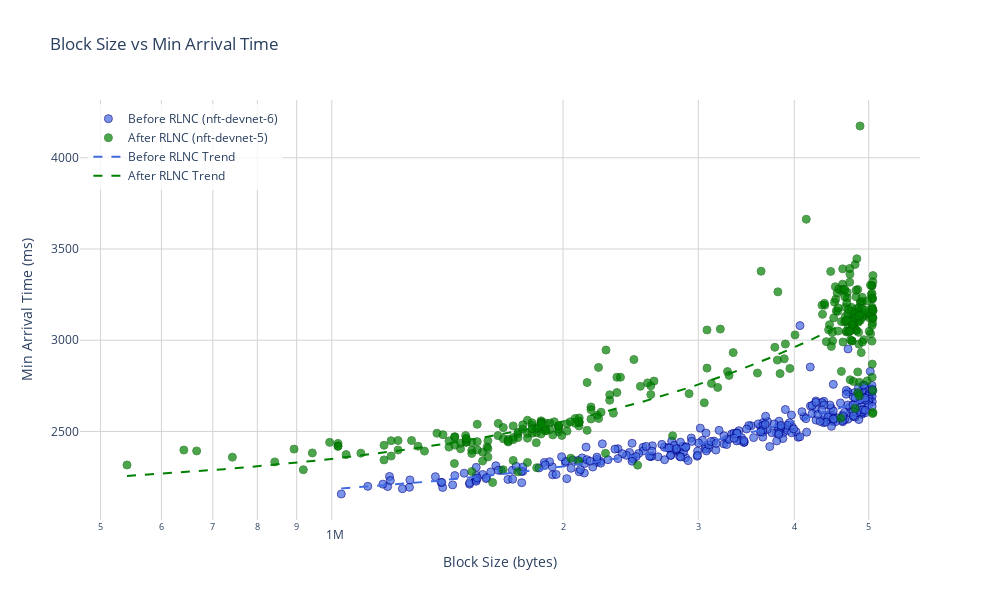
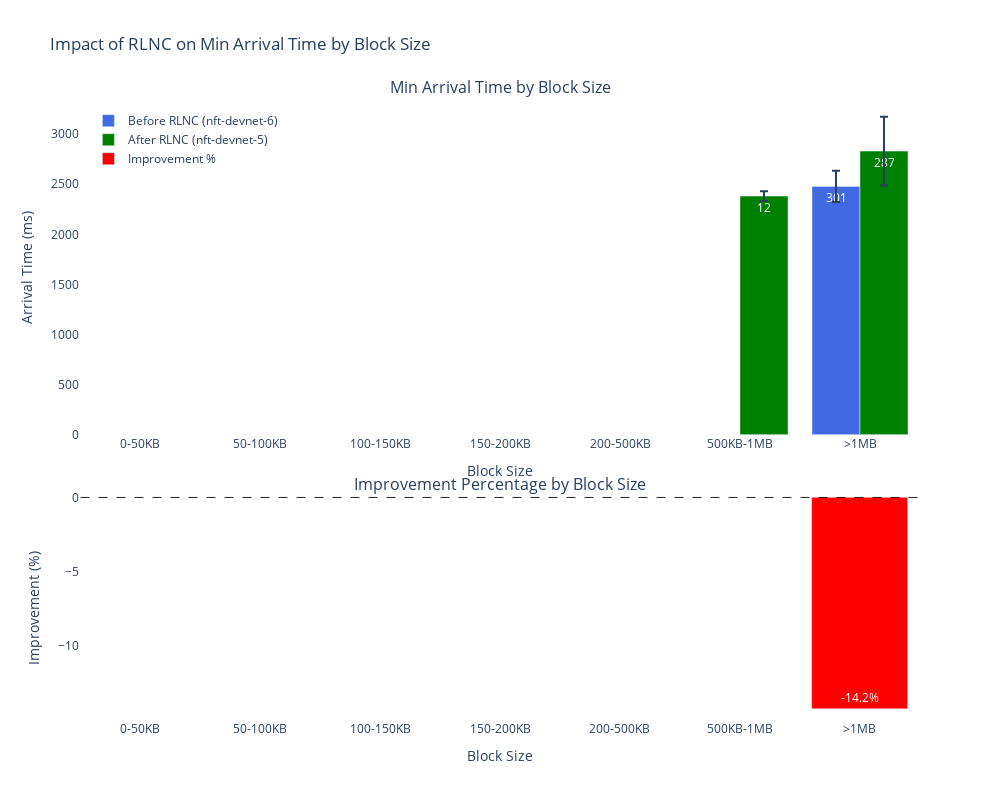
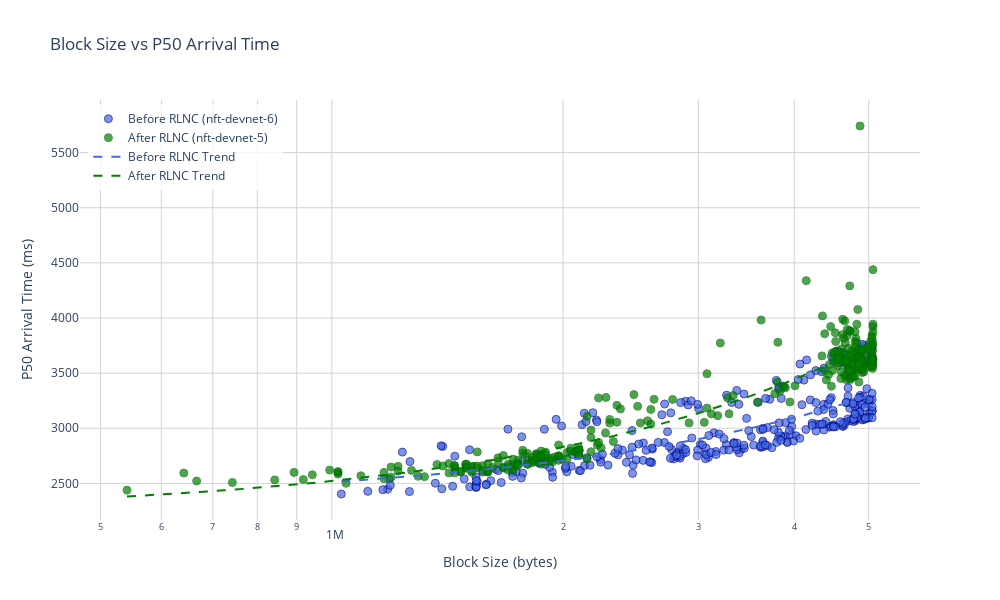
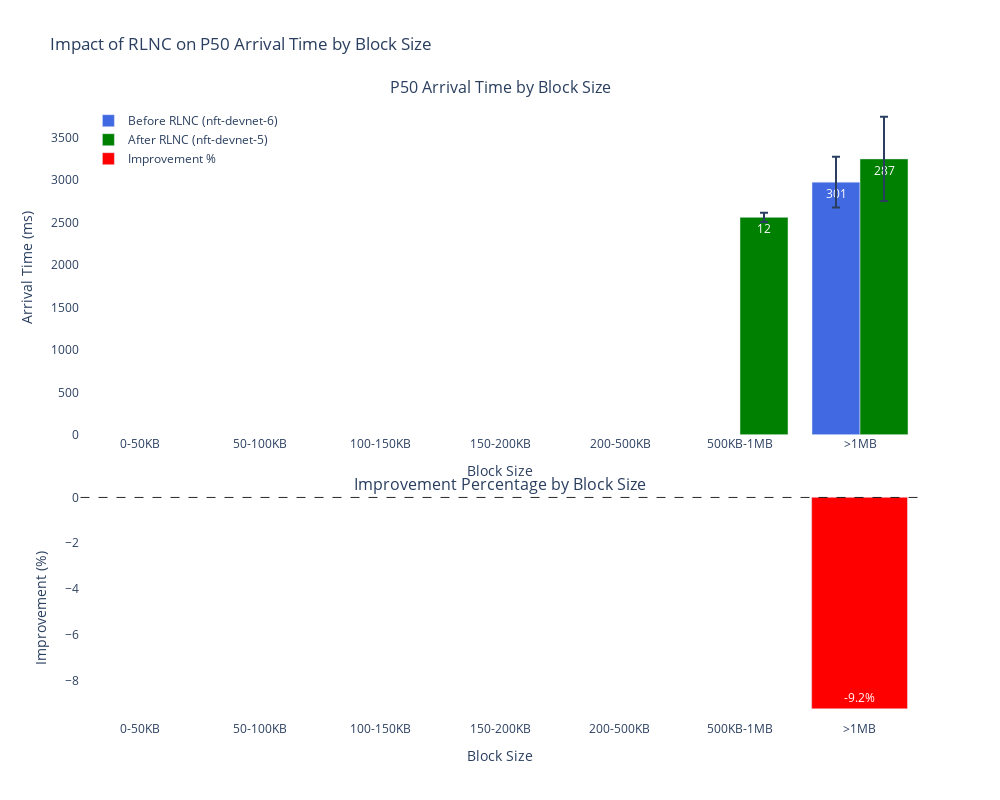

Notebook code cell kept with these figures, in order:
### Markdown cell above
## Block Size Analysis

Let's analyze how block size affects arrival times and if the RLNC implementation has a differential impact based on block size.

### Code cell
def create_block_size_scatter_plot(before_metrics, after_metrics, metric='p95_arrival_time'):
    """
    Create a scatter plot of block size vs arrival time.
    
    Args:
        before_metrics (DataFrame): Metrics for the before network
        after_metrics (DataFrame): Metrics for the after network
        metric (str): The metric to plot (e.g., 'p95_arrival_time')
        
    Returns:
        plotly.graph_objects.Figure: The plotly figure
    """
    # Create figure
    fig = go.Figure()
    
    # Add scatter plot for before network
    fig.add_trace(go.Scatter(
        x=before_metrics['block_total_bytes'],
        y=before_metrics[metric],
        mode='markers',
        name=f'Before RLNC ({config["before"]["network"]})',
        marker=dict(
            color='royalblue',
            size=8,
            opacity=0.7,
            line=dict(width=1, color='darkblue')
        ),
        hovertemplate='Slot: %{text}<br>Block Size: %{x} bytes<br>%{yaxis.title.text}: %{y:.1f}ms',
        text=before_metrics['slot']
    ))
    
    # Add scatter plot for after network
    fig.add_trace(go.Scatter(
        x=after_metrics['block_total_bytes'],
        y=after_metrics[metric],
        mode='markers',
        name=f'After RLNC ({config["after"]["network"]})',
        marker=dict(
            color='green',
            size=8,
            opacity=0.7,
            line=dict(width=1, color='darkgreen')
        ),
        hovertemplate='Slot: %{text}<br>Block Size: %{x} bytes<br>%{yaxis.title.text}: %{y:.1f}ms',
        text=after_metrics['slot']
    ))
    
    # Add trend lines
    if not before_metrics.empty and 'block_total_bytes' in before_metrics.columns:
        before_metrics_filtered = before_metrics.dropna(subset=['block_total_bytes', metric])
        if not before_metrics_filtered.empty:
            try:
                x = before_metrics_filtered['block_total_bytes']
                y = before_metrics_filtered[metric]
                z = np.polyfit(x, y, 1)
                p = np.poly1d(z)
                x_range = np.linspace(x.min(), x.max(), 100)
                
                fig.add_trace(go.Scatter(
                    x=x_range,
                    y=p(x_range),
                    mode='lines',
                    name='Before RLNC Trend',
                    line=dict(color='royalblue', dash='dash', width=2),
                    hoverinfo='skip'
                ))
            except:
                # Skip trendline if there's an error (e.g., not enough data)
                pass
    
    if not after_metrics.empty and 'block_total_bytes' in after_metrics.columns:
        after_metrics_filtered = after_metrics.dropna(subset=['block_total_bytes', metric])
        if not after_metrics_filtered.empty:
            try:
                x = after_metrics_filtered['block_total_bytes']
                y = after_metrics_filtered[metric]
                z = np.polyfit(x, y, 1)
                p = np.poly1d(z)
                x_range = np.linspace(x.min(), x.max(), 100)
                
                fig.add_trace(go.Scatter(
                    x=x_range,
                    y=p(x_range),
                    mode='lines',
                    name='After RLNC Trend',
                    line=dict(color='green', dash='dash', width=2),
                    hoverinfo='skip'
                ))
            except:
                # Skip trendline if there's an error
                pass
    
    # Update layout
    fig.update_layout(
        title=f"Block Size vs {metric.replace('_arrival_time', '').title()} Arrival Time",
        xaxis_title="Block Size (bytes)",
        yaxis_title=f"{metric.replace('_arrival_time', '').title()} Arrival Time (ms)",
        legend=dict(x=0.01, y=0.99, bgcolor='rgba(255,255,255,0.8)'),
        hovermode='closest',
        plot_bgcolor='white',
        height=600,
        width=1000,
        xaxis=dict(
            type='log',
            title_font=dict(size=14),
            gridcolor='lightgray'
        ),
        yaxis=dict(
            title_font=dict(size=14),
            gridcolor='lightgray'
        )
    )
    
    return fig

def create_block_size_bin_analysis(before_metrics, after_metrics, metric='p95_arrival_time'):
    """
    Create a bar chart comparing arrival times binned by block size ranges.
    
    Args:
        before_metrics (DataFrame): Metrics for the before network
        after_metrics (DataFrame): Metrics for the after network
        metric (str): The metric to plot
        
    Returns:
        plotly.graph_objects.Figure: The plotly figure
    """
    # Drop NaN values
    before_metrics = before_metrics.dropna(subset=['block_total_bytes'])
    after_metrics = after_metrics.dropna(subset=['block_total_bytes'])
    
    # Define block size bins (in KB to make it easier to read)
    bins = [0, 50*1024, 100*1024, 150*1024, 200*1024, 500*1024, 1000*1024, float('inf')]
    bin_labels = ['0-50KB', '50-100KB', '100-150KB', '150-200KB', '200-500KB', '500KB-1MB', '>1MB']
    
    # Add block size bin column
    before_metrics['block_size_bin'] = pd.cut(before_metrics['block_total_bytes'], 
                                             bins=bins, labels=bin_labels)
    after_metrics['block_size_bin'] = pd.cut(after_metrics['block_total_bytes'], 
                                            bins=bins, labels=bin_labels)
    
    # Group by block size bin
    before_by_bin = before_metrics.groupby('block_size_bin').agg({
        metric: ['mean', 'std', 'count']
    }).reset_index()
    
    before_by_bin.columns = ['block_size_bin', 'mean', 'std', 'count']
    
    after_by_bin = after_metrics.groupby('block_size_bin').agg({
        metric: ['mean', 'std', 'count']
    }).reset_index()
    
    after_by_bin.columns = ['block_size_bin', 'mean', 'std', 'count']
    
    # Merge the dataframes
    merged = pd.merge(before_by_bin, after_by_bin, on='block_size_bin', how='outer', suffixes=('_before', '_after'))
    
    # Calculate improvement
    merged['improvement'] = merged['mean_before'] - merged['mean_after']
    merged['improvement_pct'] = (merged['mean_before'] - merged['mean_after']) / merged['mean_before'] * 100
    
    # Create figure with subplots
    fig = make_subplots(rows=2, cols=1, 
                       subplot_titles=(
                           f"{metric.replace('_arrival_time', '').title()} Arrival Time by Block Size",
                           "Improvement Percentage by Block Size"
                       ),
                       row_heights=[0.6, 0.4],
                       vertical_spacing=0.1)
    
    # Add bar chart for mean arrival times
    fig.add_trace(
        go.Bar(
            x=merged['block_size_bin'],
            y=merged['mean_before'],
            name=f'Before RLNC ({config["before"]["network"]})',
            error_y=dict(type='data', array=merged['std_before'], visible=True),
            marker_color='royalblue',
            text=merged['count_before'],
            hovertemplate='Block Size: %{x}<br>Arrival Time: %{y:.1f}ms<br>Sample Size: %{text}'
        ),
        row=1, col=1
    )
    
    fig.add_trace(
        go.Bar(
            x=merged['block_size_bin'],
            y=merged['mean_after'],
            name=f'After RLNC ({config["after"]["network"]})',
            error_y=dict(type='data', array=merged['std_after'], visible=True),
            marker_color='green',
            text=merged['count_after'],
            hovertemplate='Block Size: %{x}<br>Arrival Time: %{y:.1f}ms<br>Sample Size: %{text}'
        ),
        row=1, col=1
    )
    
    # Add improvement percentage as bar chart in second subplot
    fig.add_trace(
        go.Bar(
            x=merged['block_size_bin'],
            y=merged['improvement_pct'],
            name='Improvement %',
            marker_color=['green' if x > 0 else 'red' for x in merged['improvement_pct']],
            text=[f"{x:.1f}%" for x in merged['improvement_pct']],
            textposition='auto',
            hovertemplate='Block Size: %{x}<br>Improvement: %{y:.1f}%'
        ),
        row=2, col=1
    )
    
    # Add zero line to second subplot
    fig.add_shape(
        type="line",
        x0=-0.5,
        y0=0,
        x1=len(bin_labels) - 0.5,
        y1=0,
        line=dict(color="black", width=1, dash="dash"),
        row=2, col=1
    )
    
    # Update layout
    fig.update_layout(
        title_text=f"Impact of RLNC on {metric.replace('_arrival_time', '').title()} Arrival Time by Block Size",
        xaxis=dict(title="Block Size", categoryorder='array', categoryarray=bin_labels),
        xaxis2=dict(title="Block Size", categoryorder='array', categoryarray=bin_labels),
        yaxis=dict(title="Arrival Time (ms)"),
        yaxis2=dict(title="Improvement (%)"),
        legend=dict(x=0.01, y=0.99, bgcolor='rgba(255,255,255,0.8)'),
        barmode='group',
        height=800,
        width=1000,
        plot_bgcolor='white'
    )
    
    return fig

# Create scatter plots for block size vs arrival time
metrics_to_analyze = ['min_arrival_time', 'p50_arrival_time', 'p95_arrival_time']
for metric in metrics_to_analyze:
    fig = create_block_size_scatter_plot(before_metrics, after_metrics, metric)
    fig.show()
    
    # Create binned analysis
    fig = create_block_size_bin_analysis(before_metrics, after_metrics, metric)
    fig.show()

### Figure 1 — Plotly figure (JSON) as saved in the notebook; plotly's stock layout.template omitted (floating-point values rounded to 4 significant figures; data arrays with more than 128 entries replaced by an {"elided": "..."} marker saying what was removed)
{"data": [{"hovertemplate": "Slot: %{text}<br>Block Size: %{x} bytes<br>%{yaxis.title.text}: %{y:.1f}ms", "marker": {"color": "royalblue", "line": {"color": "darkblue", "width": 1}, "opacity": 0.7, "size": 8}, "mode": "markers", "name": "Before RLNC (nft-devnet-6)", "text": {"elided": "301 int values"}, "type": "scatter", "x": {"elided": "301 int values"}, "y": {"elided": "301 int values"}}, {"hovertemplate": "Slot: %{text}<br>Block Size: %{x} bytes<br>%{yaxis.title.text}: %{y:.1f}ms", "marker": {"color": "green", "line": {"color": "darkgreen", "width": 1}, "opacity": 0.7, "size": 8}, "mode": "markers", "name": "After RLNC (nft-devnet-5)", "text": {"elided": "301 int values"}, "type": "scatter", "x": {"elided": "301 int values"}, "y": {"elided": "301 int values"}}, {"hoverinfo": "skip", "line": {"color": "royalblue", "dash": "dash", "width": 2}, "mode": "lines", "name": "Before RLNC Trend", "type": "scatter", "x": [1028827, 1069000.0, 1110000.0, 1151000.0, 1191000.0, 1232000.0, 1273000.0, 1313000.0, 1354000.0, 1395000.0, 1435000.0, 1476000.0, 1517000.0, 1557000.0, 1598000.0, 1639000.0, 1679000.0, 1720000.0, 1761000.0, 1801000.0, 1842000.0, 1883000.0, 1923000.0, 1964000.0, 2005000.0, 2045000.0, 2086000.0, 2126000.0, 2167000.0, 2208000.0, 2248000.0, 2289000.0, 2330000.0, 2370411, 2411000.0, 2452000.0, 2492000.0, 2533000.0, 2574000.0, 2614000.0, 2655000.0, 2696000.0, 2736000.0, 2777000.0, 2818000.0, 2858000.0, 2899000.0, 2940000.0, 2980000.0, 3021000.0, 3062000.0, 3102000.0, 3143000.0, 3183000.0, 3224000.0, 3265000.0, 3305000.0, 3346000.0, 3387000.0, 3427000.0, 3468000.0, 3509000.0, 3549000.0, 3590000.0, 3631000.0, 3671000.0, 3711995, 3753000.0, 3793000.0, 3834000.0, 3875000.0, 3915000.0, 3956000.0, 3997000.0, 4037000.0, 4078000.0, 4119000.0, 4159000.0, 4200000.0, 4240000.0, 4281000.0, 4322000.0, 4362000.0, 4403000.0, 4444000.0, 4484000.0, 4525000.0, 4566000.0, 4606000.0, 4647000.0, 4688000.0, 4728000.0, 4769000.0, 4810000.0, 4850000.0, 4891000.0, 4932000.0, 4972000.0, 5013000.0, 5053579], "y": [2187.0, 2192.0, 2197.0, 2202.0, 2207.0, 2212.0, 2217.0, 2222.0, 2227.0, 2232.0, 2238.0, 2243.0, 2248.0, 2253.0, 2258.0, 2263.0, 2268.0, 2273.0, 2278.0, 2283.0, 2288.0, 2293.0, 2298.0, 2303.0, 2308.0, 2313.0, 2318.0, 2323.0, 2328.0, 2333.0, 2338.0, 2343.0, 2348.0, 2353.0, 2358.0, 2363.0, 2368.0, 2374.0, 2379.0, 2384.0, 2389.0, 2394.0, 2399.0, 2404.0, 2409.0, 2414.0, 2419.0, 2424.0, 2429.0, 2434.0, 2439.0, 2444.0, 2449.0, 2454.0, 2459.0, 2464.0, 2469.0, 2474.0, 2479.0, 2484.0, 2489.0, 2494.0, 2499.0, 2505.0, 2510.0, 2515.0, 2520.0, 2525.0, 2530.0, 2535.0, 2540.0, 2545.0, 2550.0, 2555.0, 2560.0, 2565.0, 2570.0, 2575.0, 2580.0, 2585.0, 2590.0, 2595.0, 2600.0, 2605.0, 2610.0, 2615.0, 2620.0, 2625.0, 2630.0, 2636.0, 2641.0, 2646.0, 2651.0, 2656.0, 2661.0, 2666.0, 2671.0, 2676.0, 2681.0, 2686.0]}, {"hoverinfo": "skip", "line": {"color": "green", "dash": "dash", "width": 2}, "mode": "lines", "name": "After RLNC Trend", "type": "scatter", "x": [541221, 586900.0, 632600.0, 678300.0, 724000.0, 769700.0, 815400.0, 861000.0, 906700.0, 952400.0, 998100.0, 1044000.0, 1089000.0, 1135000.0, 1181000.0, 1227000.0, 1272000.0, 1318000.0, 1364000.0, 1409000.0, 1455000.0, 1501000.0, 1546000.0, 1592000.0, 1638000.0, 1683000.0, 1729000.0, 1775000.0, 1821000.0, 1866000.0, 1912000.0, 1958000.0, 2003000.0, 2049000.0, 2095000.0, 2140000.0, 2186000.0, 2232000.0, 2277000.0, 2323000.0, 2369000.0, 2414000.0, 2460000.0, 2506000.0, 2552000.0, 2597000.0, 2643000.0, 2689000.0, 2734000.0, 2780000.0, 2826000.0, 2871000.0, 2917000.0, 2963000.0, 3008000.0, 3054000.0, 3100000.0, 3146000.0, 3191000.0, 3237000.0, 3283000.0, 3328000.0, 3374000.0, 3420000.0, 3465000.0, 3511000.0, 3557000.0, 3602000.0, 3648000.0, 3694000.0, 3739000.0, 3785000.0, 3831000.0, 3877000.0, 3922000.0, 3968000.0, 4014000.0, 4059000.0, 4105000.0, 4151000.0, 4196000.0, 4242000.0, 4288000.0, 4333000.0, 4379000.0, 4425000.0, 4470000.0, 4516000.0, 4562000.0, 4608000.0, 4653000.0, 4699000.0, 4745000.0, 4790000.0, 4836000.0, 4882000.0, 4927000.0, 4973000.0, 5019000.0, 5064460], "y": [2256.0, 2265.0, 2275.0, 2284.0, 2293.0, 2302.0, 2312.0, 2321.0, 2330.0, 2340.0, 2349.0, 2358.0, 2368.0, 2377.0, 2386.0, 2396.0, 2405.0, 2414.0, 2423.0, 2433.0, 2442.0, 2451.0, 2461.0, 2470.0, 2479.0, 2489.0, 2498.0, 2507.0, 2517.0, 2526.0, 2535.0, 2544.0, 2554.0, 2563.0, 2572.0, 2582.0, 2591.0, 2600.0, 2610.0, 2619.0, 2628.0, 2637.0, 2647.0, 2656.0, 2665.0, 2675.0, 2684.0, 2693.0, 2703.0, 2712.0, 2721.0, 2731.0, 2740.0, 2749.0, 2758.0, 2768.0, 2777.0, 2786.0, 2796.0, 2805.0, 2814.0, 2824.0, 2833.0, 2842.0, 2852.0, 2861.0, 2870.0, 2879.0, 2889.0, 2898.0, 2907.0, 2917.0, 2926.0, 2935.0, 2945.0, 2954.0, 2963.0, 2973.0, 2982.0, 2991.0, 3000.0, 3010.0, 3019.0, 3028.0, 3038.0, 3047.0, 3056.0, 3066.0, 3075.0, 3084.0, 3094.0, 3103.0, 3112.0, 3121.0, 3131.0, 3140.0, 3149.0, 3159.0, 3168.0, 3177.0]}], "layout": {"height": 600, "hovermode": "closest", "legend": {"bgcolor": "rgba(255,255,255,0.8)", "x": 0.01, "y": 0.99}, "plot_bgcolor": "white", "title": {"text": "Block Size vs Min Arrival Time"}, "width": 1000, "xaxis": {"gridcolor": "lightgray", "title": {"font": {"size": 14}, "text": "Block Size (bytes)"}, "type": "log"}, "yaxis": {"gridcolor": "lightgray", "title": {"font": {"size": 14}, "text": "Min Arrival Time (ms)"}}}}

### Figure 2 — Plotly figure (JSON) as saved in the notebook; plotly's stock layout.template omitted (floating-point values rounded to 4 significant figures)
{"data": [{"error_y": {"array": [null, null, null, null, null, null, 156.2], "type": "data", "visible": true}, "hovertemplate": "Block Size: %{x}<br>Arrival Time: %{y:.1f}ms<br>Sample Size: %{text}", "marker": {"color": "royalblue"}, "name": "Before RLNC (nft-devnet-6)", "text": [0, 0, 0, 0, 0, 0, 301], "type": "bar", "x": ["0-50KB", "50-100KB", "100-150KB", "150-200KB", "200-500KB", "500KB-1MB", ">1MB"], "xaxis": "x", "y": [null, null, null, null, null, null, 2478.0], "yaxis": "y"}, {"error_y": {"array": [null, null, null, null, null, 48.1, 343.0], "type": "data", "visible": true}, "hovertemplate": "Block Size: %{x}<br>Arrival Time: %{y:.1f}ms<br>Sample Size: %{text}", "marker": {"color": "green"}, "name": "After RLNC (nft-devnet-5)", "text": [0, 0, 0, 0, 0, 12, 287], "type": "bar", "x": ["0-50KB", "50-100KB", "100-150KB", "150-200KB", "200-500KB", "500KB-1MB", ">1MB"], "xaxis": "x", "y": [null, null, null, null, null, 2382.0, 2831.0], "yaxis": "y"}, {"hovertemplate": "Block Size: %{x}<br>Improvement: %{y:.1f}%", "marker": {"color": ["red", "red", "red", "red", "red", "red", "red"]}, "name": "Improvement %", "text": ["nan%", "nan%", "nan%", "nan%", "nan%", "nan%", "-14.2%"], "textposition": "auto", "type": "bar", "x": ["0-50KB", "50-100KB", "100-150KB", "150-200KB", "200-500KB", "500KB-1MB", ">1MB"], "xaxis": "x2", "y": [null, null, null, null, null, null, -14.22], "yaxis": "y2"}], "layout": {"annotations": [{"font": {"size": 16}, "showarrow": false, "text": "Min Arrival Time by Block Size", "x": 0.5, "xanchor": "center", "xref": "paper", "y": 1, "yanchor": "bottom", "yref": "paper"}, {"font": {"size": 16}, "showarrow": false, "text": "Improvement Percentage by Block Size", "x": 0.5, "xanchor": "center", "xref": "paper", "y": 0.36, "yanchor": "bottom", "yref": "paper"}], "barmode": "group", "height": 800, "legend": {"bgcolor": "rgba(255,255,255,0.8)", "x": 0.01, "y": 0.99}, "plot_bgcolor": "white", "shapes": [{"line": {"color": "black", "dash": "dash", "width": 1}, "type": "line", "x0": -0.5, "x1": 6.5, "xref": "x2", "y0": 0, "y1": 0, "yref": "y2"}], "title": {"text": "Impact of RLNC on Min Arrival Time by Block Size"}, "width": 1000, "xaxis": {"anchor": "y", "categoryarray": ["0-50KB", "50-100KB", "100-150KB", "150-200KB", "200-500KB", "500KB-1MB", ">1MB"], "categoryorder": "array", "domain": [0, 1], "title": {"text": "Block Size"}}, "xaxis2": {"anchor": "y2", "categoryarray": ["0-50KB", "50-100KB", "100-150KB", "150-200KB", "200-500KB", "500KB-1MB", ">1MB"], "categoryorder": "array", "domain": [0, 1], "title": {"text": "Block Size"}}, "yaxis": {"anchor": "x", "domain": [0.46, 1], "title": {"text": "Arrival Time (ms)"}}, "yaxis2": {"anchor": "x2", "domain": [0, 0.36], "title": {"text": "Improvement (%)"}}}}

### Figure 3 — Plotly figure (JSON) as saved in the notebook; plotly's stock layout.template omitted (floating-point values rounded to 4 significant figures; data arrays with more than 128 entries replaced by an {"elided": "..."} marker saying what was removed)
{"data": [{"hovertemplate": "Slot: %{text}<br>Block Size: %{x} bytes<br>%{yaxis.title.text}: %{y:.1f}ms", "marker": {"color": "royalblue", "line": {"color": "darkblue", "width": 1}, "opacity": 0.7, "size": 8}, "mode": "markers", "name": "Before RLNC (nft-devnet-6)", "text": {"elided": "301 int values"}, "type": "scatter", "x": {"elided": "301 int values"}, "y": {"elided": "301 int values"}}, {"hovertemplate": "Slot: %{text}<br>Block Size: %{x} bytes<br>%{yaxis.title.text}: %{y:.1f}ms", "marker": {"color": "green", "line": {"color": "darkgreen", "width": 1}, "opacity": 0.7, "size": 8}, "mode": "markers", "name": "After RLNC (nft-devnet-5)", "text": {"elided": "301 int values"}, "type": "scatter", "x": {"elided": "301 int values"}, "y": {"elided": "301 float values"}}, {"hoverinfo": "skip", "line": {"color": "royalblue", "dash": "dash", "width": 2}, "mode": "lines", "name": "Before RLNC Trend", "type": "scatter", "x": [1028827, 1069000.0, 1110000.0, 1151000.0, 1191000.0, 1232000.0, 1273000.0, 1313000.0, 1354000.0, 1395000.0, 1435000.0, 1476000.0, 1517000.0, 1557000.0, 1598000.0, 1639000.0, 1679000.0, 1720000.0, 1761000.0, 1801000.0, 1842000.0, 1883000.0, 1923000.0, 1964000.0, 2005000.0, 2045000.0, 2086000.0, 2126000.0, 2167000.0, 2208000.0, 2248000.0, 2289000.0, 2330000.0, 2370411, 2411000.0, 2452000.0, 2492000.0, 2533000.0, 2574000.0, 2614000.0, 2655000.0, 2696000.0, 2736000.0, 2777000.0, 2818000.0, 2858000.0, 2899000.0, 2940000.0, 2980000.0, 3021000.0, 3062000.0, 3102000.0, 3143000.0, 3183000.0, 3224000.0, 3265000.0, 3305000.0, 3346000.0, 3387000.0, 3427000.0, 3468000.0, 3509000.0, 3549000.0, 3590000.0, 3631000.0, 3671000.0, 3711995, 3753000.0, 3793000.0, 3834000.0, 3875000.0, 3915000.0, 3956000.0, 3997000.0, 4037000.0, 4078000.0, 4119000.0, 4159000.0, 4200000.0, 4240000.0, 4281000.0, 4322000.0, 4362000.0, 4403000.0, 4444000.0, 4484000.0, 4525000.0, 4566000.0, 4606000.0, 4647000.0, 4688000.0, 4728000.0, 4769000.0, 4810000.0, 4850000.0, 4891000.0, 4932000.0, 4972000.0, 5013000.0, 5053579], "y": [2518.0, 2525.0, 2533.0, 2541.0, 2549.0, 2557.0, 2565.0, 2573.0, 2581.0, 2589.0, 2597.0, 2605.0, 2612.0, 2620.0, 2628.0, 2636.0, 2644.0, 2652.0, 2660.0, 2668.0, 2676.0, 2684.0, 2692.0, 2700.0, 2707.0, 2715.0, 2723.0, 2731.0, 2739.0, 2747.0, 2755.0, 2763.0, 2771.0, 2779.0, 2787.0, 2795.0, 2802.0, 2810.0, 2818.0, 2826.0, 2834.0, 2842.0, 2850.0, 2858.0, 2866.0, 2874.0, 2882.0, 2889.0, 2897.0, 2905.0, 2913.0, 2921.0, 2929.0, 2937.0, 2945.0, 2953.0, 2961.0, 2969.0, 2977.0, 2984.0, 2992.0, 3000.0, 3008.0, 3016.0, 3024.0, 3032.0, 3040.0, 3048.0, 3056.0, 3064.0, 3071.0, 3079.0, 3087.0, 3095.0, 3103.0, 3111.0, 3119.0, 3127.0, 3135.0, 3143.0, 3151.0, 3159.0, 3166.0, 3174.0, 3182.0, 3190.0, 3198.0, 3206.0, 3214.0, 3222.0, 3230.0, 3238.0, 3246.0, 3254.0, 3261.0, 3269.0, 3277.0, 3285.0, 3293.0, 3301.0]}, {"hoverinfo": "skip", "line": {"color": "green", "dash": "dash", "width": 2}, "mode": "lines", "name": "After RLNC Trend", "type": "scatter", "x": [541221, 586900.0, 632600.0, 678300.0, 724000.0, 769700.0, 815400.0, 861000.0, 906700.0, 952400.0, 998100.0, 1044000.0, 1089000.0, 1135000.0, 1181000.0, 1227000.0, 1272000.0, 1318000.0, 1364000.0, 1409000.0, 1455000.0, 1501000.0, 1546000.0, 1592000.0, 1638000.0, 1683000.0, 1729000.0, 1775000.0, 1821000.0, 1866000.0, 1912000.0, 1958000.0, 2003000.0, 2049000.0, 2095000.0, 2140000.0, 2186000.0, 2232000.0, 2277000.0, 2323000.0, 2369000.0, 2414000.0, 2460000.0, 2506000.0, 2552000.0, 2597000.0, 2643000.0, 2689000.0, 2734000.0, 2780000.0, 2826000.0, 2871000.0, 2917000.0, 2963000.0, 3008000.0, 3054000.0, 3100000.0, 3146000.0, 3191000.0, 3237000.0, 3283000.0, 3328000.0, 3374000.0, 3420000.0, 3465000.0, 3511000.0, 3557000.0, 3602000.0, 3648000.0, 3694000.0, 3739000.0, 3785000.0, 3831000.0, 3877000.0, 3922000.0, 3968000.0, 4014000.0, 4059000.0, 4105000.0, 4151000.0, 4196000.0, 4242000.0, 4288000.0, 4333000.0, 4379000.0, 4425000.0, 4470000.0, 4516000.0, 4562000.0, 4608000.0, 4653000.0, 4699000.0, 4745000.0, 4790000.0, 4836000.0, 4882000.0, 4927000.0, 4973000.0, 5019000.0, 5064460], "y": [2381.0, 2395.0, 2409.0, 2423.0, 2437.0, 2451.0, 2465.0, 2479.0, 2493.0, 2507.0, 2521.0, 2535.0, 2549.0, 2563.0, 2577.0, 2591.0, 2605.0, 2620.0, 2634.0, 2648.0, 2662.0, 2676.0, 2690.0, 2704.0, 2718.0, 2732.0, 2746.0, 2760.0, 2774.0, 2788.0, 2802.0, 2816.0, 2830.0, 2844.0, 2858.0, 2872.0, 2886.0, 2901.0, 2915.0, 2929.0, 2943.0, 2957.0, 2971.0, 2985.0, 2999.0, 3013.0, 3027.0, 3041.0, 3055.0, 3069.0, 3083.0, 3097.0, 3111.0, 3125.0, 3139.0, 3153.0, 3167.0, 3182.0, 3196.0, 3210.0, 3224.0, 3238.0, 3252.0, 3266.0, 3280.0, 3294.0, 3308.0, 3322.0, 3336.0, 3350.0, 3364.0, 3378.0, 3392.0, 3406.0, 3420.0, 3434.0, 3448.0, 3462.0, 3477.0, 3491.0, 3505.0, 3519.0, 3533.0, 3547.0, 3561.0, 3575.0, 3589.0, 3603.0, 3617.0, 3631.0, 3645.0, 3659.0, 3673.0, 3687.0, 3701.0, 3715.0, 3729.0, 3743.0, 3758.0, 3772.0]}], "layout": {"height": 600, "hovermode": "closest", "legend": {"bgcolor": "rgba(255,255,255,0.8)", "x": 0.01, "y": 0.99}, "plot_bgcolor": "white", "title": {"text": "Block Size vs P50 Arrival Time"}, "width": 1000, "xaxis": {"gridcolor": "lightgray", "title": {"font": {"size": 14}, "text": "Block Size (bytes)"}, "type": "log"}, "yaxis": {"gridcolor": "lightgray", "title": {"font": {"size": 14}, "text": "P50 Arrival Time (ms)"}}}}

### Figure 4 — Plotly figure (JSON) as saved in the notebook; plotly's stock layout.template omitted (floating-point values rounded to 4 significant figures)
{"data": [{"error_y": {"array": [null, null, null, null, null, null, 298.0], "type": "data", "visible": true}, "hovertemplate": "Block Size: %{x}<br>Arrival Time: %{y:.1f}ms<br>Sample Size: %{text}", "marker": {"color": "royalblue"}, "name": "Before RLNC (nft-devnet-6)", "text": [0, 0, 0, 0, 0, 0, 301], "type": "bar", "x": ["0-50KB", "50-100KB", "100-150KB", "150-200KB", "200-500KB", "500KB-1MB", ">1MB"], "xaxis": "x", "y": [null, null, null, null, null, null, 2975.0], "yaxis": "y"}, {"error_y": {"array": [null, null, null, null, null, 53.5, 496.1], "type": "data", "visible": true}, "hovertemplate": "Block Size: %{x}<br>Arrival Time: %{y:.1f}ms<br>Sample Size: %{text}", "marker": {"color": "green"}, "name": "After RLNC (nft-devnet-5)", "text": [0, 0, 0, 0, 0, 12, 287], "type": "bar", "x": ["0-50KB", "50-100KB", "100-150KB", "150-200KB", "200-500KB", "500KB-1MB", ">1MB"], "xaxis": "x", "y": [null, null, null, null, null, 2560.0, 3249.0], "yaxis": "y"}, {"hovertemplate": "Block Size: %{x}<br>Improvement: %{y:.1f}%", "marker": {"color": ["red", "red", "red", "red", "red", "red", "red"]}, "name": "Improvement %", "text": ["nan%", "nan%", "nan%", "nan%", "nan%", "nan%", "-9.2%"], "textposition": "auto", "type": "bar", "x": ["0-50KB", "50-100KB", "100-150KB", "150-200KB", "200-500KB", "500KB-1MB", ">1MB"], "xaxis": "x2", "y": [null, null, null, null, null, null, -9.208], "yaxis": "y2"}], "layout": {"annotations": [{"font": {"size": 16}, "showarrow": false, "text": "P50 Arrival Time by Block Size", "x": 0.5, "xanchor": "center", "xref": "paper", "y": 1, "yanchor": "bottom", "yref": "paper"}, {"font": {"size": 16}, "showarrow": false, "text": "Improvement Percentage by Block Size", "x": 0.5, "xanchor": "center", "xref": "paper", "y": 0.36, "yanchor": "bottom", "yref": "paper"}], "barmode": "group", "height": 800, "legend": {"bgcolor": "rgba(255,255,255,0.8)", "x": 0.01, "y": 0.99}, "plot_bgcolor": "white", "shapes": [{"line": {"color": "black", "dash": "dash", "width": 1}, "type": "line", "x0": -0.5, "x1": 6.5, "xref": "x2", "y0": 0, "y1": 0, "yref": "y2"}], "title": {"text": "Impact of RLNC on P50 Arrival Time by Block Size"}, "width": 1000, "xaxis": {"anchor": "y", "categoryarray": ["0-50KB", "50-100KB", "100-150KB", "150-200KB", "200-500KB", "500KB-1MB", ">1MB"], "categoryorder": "array", "domain": [0, 1], "title": {"text": "Block Size"}}, "xaxis2": {"anchor": "y2", "categoryarray": ["0-50KB", "50-100KB", "100-150KB", "150-200KB", "200-500KB", "500KB-1MB", ">1MB"], "categoryorder": "array", "domain": [0, 1], "title": {"text": "Block Size"}}, "yaxis": {"anchor": "x", "domain": [0.46, 1], "title": {"text": "Arrival Time (ms)"}}, "yaxis2": {"anchor": "x2", "domain": [0, 0.36], "title": {"text": "Improvement (%)"}}}}
